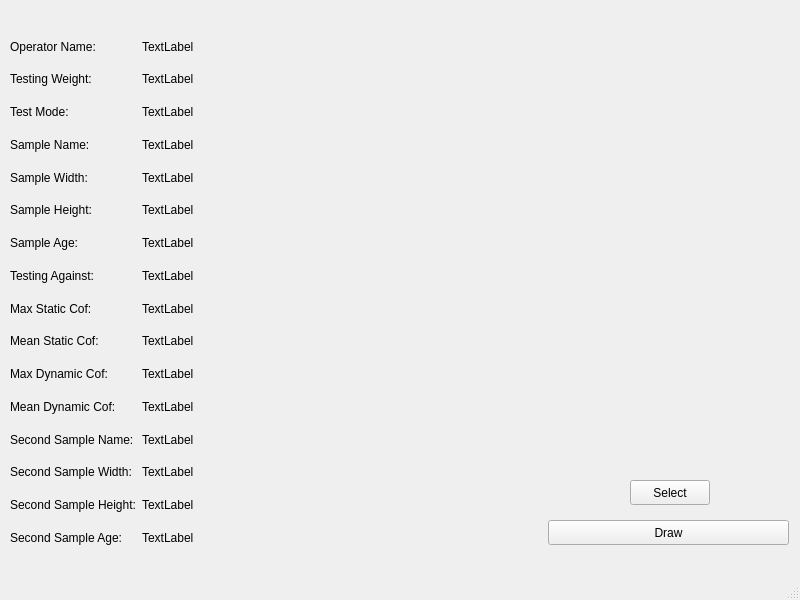
<?xml version="1.0" encoding="UTF-8"?>
<ui version="4.0">
 <class>MainWindow</class>
 <widget class="QMainWindow" name="MainWindow">
  <property name="geometry">
   <rect>
    <x>0</x>
    <y>0</y>
    <width>800</width>
    <height>600</height>
   </rect>
  </property>
  <property name="windowTitle">
   <string>MainWindow</string>
  </property>
  <widget class="QWidget" name="centralwidget">
   <widget class="QPushButton" name="pushButtonDraw">
    <property name="geometry">
     <rect>
      <x>548</x>
      <y>520</y>
      <width>241</width>
      <height>25</height>
     </rect>
    </property>
    <property name="text">
     <string>Draw</string>
    </property>
   </widget>
   <widget class="QPushButton" name="pushButtonSelectJson">
    <property name="geometry">
     <rect>
      <x>630</x>
      <y>480</y>
      <width>80</width>
      <height>25</height>
     </rect>
    </property>
    <property name="text">
     <string>Select</string>
    </property>
   </widget>
   <widget class="QWidget" name="gridLayoutWidget">
    <property name="geometry">
     <rect>
      <x>10</x>
      <y>0</y>
      <width>201</width>
      <height>551</height>
     </rect>
    </property>
    <layout class="QGridLayout" name="gridLayout">
     <item row="4" column="0">
      <widget class="QLabel" name="labelSampleName">
       <property name="text">
        <string>Sample Name:</string>
       </property>
      </widget>
     </item>
     <item row="13" column="0">
      <widget class="QLabel" name="labelSecondSampleName">
       <property name="text">
        <string>Second Sample Name:</string>
       </property>
      </widget>
     </item>
     <item row="6" column="1">
      <widget class="QLabel" name="labelSampleHeightText">
       <property name="text">
        <string>TextLabel</string>
       </property>
      </widget>
     </item>
     <item row="3" column="0">
      <widget class="QLabel" name="labelTestMode">
       <property name="text">
        <string>Test Mode:</string>
       </property>
      </widget>
     </item>
     <item row="2" column="1">
      <widget class="QLabel" name="labelTestingWeightText">
       <property name="text">
        <string>TextLabel</string>
       </property>
      </widget>
     </item>
     <item row="5" column="1">
      <widget class="QLabel" name="labelSampleWidthText">
       <property name="text">
        <string>TextLabel</string>
       </property>
      </widget>
     </item>
     <item row="10" column="1">
      <widget class="QLabel" name="labelMeanStaticCofText">
       <property name="text">
        <string>TextLabel</string>
       </property>
      </widget>
     </item>
     <item row="0" column="0">
      <widget class="QLabel" name="labelCompanyName">
       <property name="text">
        <string/>
       </property>
      </widget>
     </item>
     <item row="5" column="0">
      <widget class="QLabel" name="labelSampleWidth">
       <property name="text">
        <string>Sample Width:</string>
       </property>
      </widget>
     </item>
     <item row="11" column="1">
      <widget class="QLabel" name="labelMaxDynamicCofText">
       <property name="text">
        <string>TextLabel</string>
       </property>
      </widget>
     </item>
     <item row="9" column="0">
      <widget class="QLabel" name="labelMaxStaticCof">
       <property name="text">
        <string>Max Static Cof:</string>
       </property>
      </widget>
     </item>
     <item row="1" column="1">
      <widget class="QLabel" name="labelOperatorNameText">
       <property name="text">
        <string>TextLabel</string>
       </property>
      </widget>
     </item>
     <item row="9" column="1">
      <widget class="QLabel" name="labelMaxStaticCofText">
       <property name="text">
        <string>TextLabel</string>
       </property>
      </widget>
     </item>
     <item row="11" column="0">
      <widget class="QLabel" name="labelMaxDynamicCof">
       <property name="text">
        <string>Max Dynamic Cof:</string>
       </property>
      </widget>
     </item>
     <item row="10" column="0">
      <widget class="QLabel" name="labelMeanStaticCof">
       <property name="text">
        <string>Mean Static Cof:</string>
       </property>
      </widget>
     </item>
     <item row="2" column="0">
      <widget class="QLabel" name="labelTestingWeight">
       <property name="text">
        <string>Testing Weight:</string>
       </property>
      </widget>
     </item>
     <item row="7" column="0">
      <widget class="QLabel" name="labelSampleAge">
       <property name="text">
        <string>Sample Age:</string>
       </property>
      </widget>
     </item>
     <item row="3" column="1">
      <widget class="QLabel" name="labelTestModeText">
       <property name="text">
        <string>TextLabel</string>
       </property>
      </widget>
     </item>
     <item row="0" column="1">
      <widget class="QLabel" name="labelCompanyNameText">
       <property name="text">
        <string/>
       </property>
      </widget>
     </item>
     <item row="12" column="0">
      <widget class="QLabel" name="labelMeanDynamicCof">
       <property name="text">
        <string>Mean Dynamic Cof:</string>
       </property>
      </widget>
     </item>
     <item row="12" column="1">
      <widget class="QLabel" name="labelMeanDynamicCofText">
       <property name="text">
        <string>TextLabel</string>
       </property>
      </widget>
     </item>
     <item row="6" column="0">
      <widget class="QLabel" name="labelSampleHeight">
       <property name="text">
        <string>Sample Height:</string>
       </property>
      </widget>
     </item>
     <item row="4" column="1">
      <widget class="QLabel" name="labelSampleNameText">
       <property name="text">
        <string>TextLabel</string>
       </property>
      </widget>
     </item>
     <item row="14" column="0">
      <widget class="QLabel" name="labelSecondSampleWidth">
       <property name="text">
        <string>Second Sample Width:</string>
       </property>
      </widget>
     </item>
     <item row="7" column="1">
      <widget class="QLabel" name="labelSampleAgeText">
       <property name="text">
        <string>TextLabel</string>
       </property>
      </widget>
     </item>
     <item row="8" column="1">
      <widget class="QLabel" name="labelTestingAgainstText">
       <property name="text">
        <string>TextLabel</string>
       </property>
      </widget>
     </item>
     <item row="1" column="0">
      <widget class="QLabel" name="labelOperatorName">
       <property name="text">
        <string>Operator Name:</string>
       </property>
      </widget>
     </item>
     <item row="15" column="0">
      <widget class="QLabel" name="labelSecondSampleHeight">
       <property name="text">
        <string>Second Sample Height:</string>
       </property>
      </widget>
     </item>
     <item row="8" column="0">
      <widget class="QLabel" name="labelTestingAgainst">
       <property name="text">
        <string>Testing Against:</string>
       </property>
      </widget>
     </item>
     <item row="16" column="0">
      <widget class="QLabel" name="labelSecondSampleAge">
       <property name="text">
        <string>Second Sample Age:</string>
       </property>
      </widget>
     </item>
     <item row="13" column="1">
      <widget class="QLabel" name="labelSecondSampleNameText">
       <property name="text">
        <string>TextLabel</string>
       </property>
      </widget>
     </item>
     <item row="14" column="1">
      <widget class="QLabel" name="labelSecondSampleWidthText">
       <property name="text">
        <string>TextLabel</string>
       </property>
      </widget>
     </item>
     <item row="15" column="1">
      <widget class="QLabel" name="labelSecondSampleHeightText">
       <property name="text">
        <string>TextLabel</string>
       </property>
      </widget>
     </item>
     <item row="16" column="1">
      <widget class="QLabel" name="labelSecondSampleAgeText">
       <property name="text">
        <string>TextLabel</string>
       </property>
      </widget>
     </item>
    </layout>
   </widget>
   <widget class="QFrame" name="chartFrame">
    <property name="geometry">
     <rect>
      <x>210</x>
      <y>0</y>
      <width>581</width>
      <height>471</height>
     </rect>
    </property>
    <layout class="QVBoxLayout" name="verticalLayout"/>
   </widget>
  </widget>
  <widget class="QMenuBar" name="menubar">
   <property name="geometry">
    <rect>
     <x>0</x>
     <y>0</y>
     <width>800</width>
     <height>22</height>
    </rect>
   </property>
  </widget>
  <widget class="QStatusBar" name="statusbar"/>
 </widget>
 <resources/>
 <connections/>
</ui>
